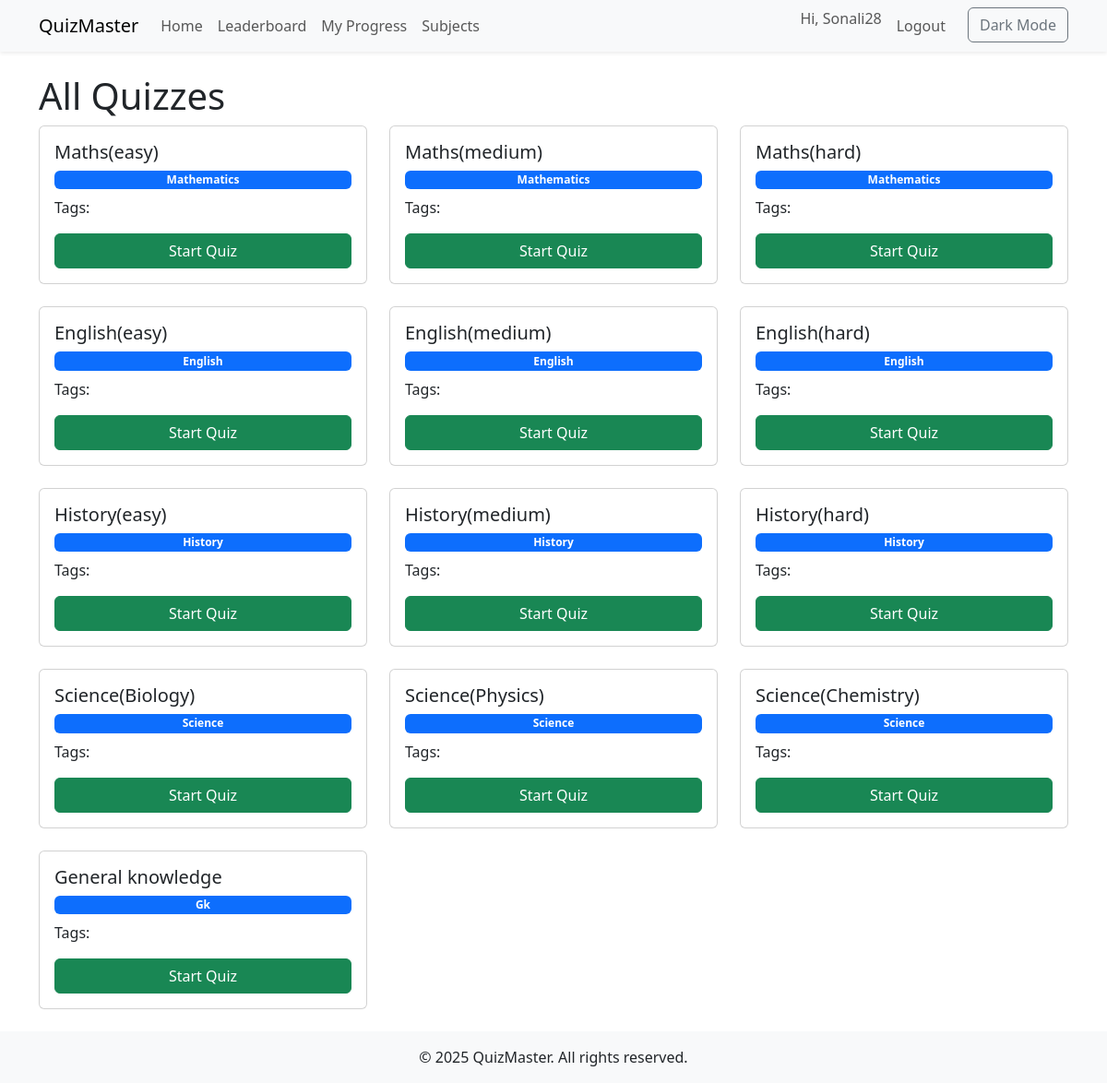
The app's page / (signed in) with its own data.
### quiz/models.py (models this page shows, shortened)
class Quiz(models.Model):
    title = models.CharField(max_length=200)
    category = models.ForeignKey(Category, on_delete=models.CASCADE)
    tags = models.ManyToManyField(Tag, blank=True)
    duration = models.PositiveIntegerField(help_text="Duration in minutes", default=5)

class Category(models.Model):
    name = models.CharField(max_length=100)

### quiz/views.py (the view)
# urls.py: path('', views.quiz_list, name='quiz_list'),
@login_required
def quiz_list(request):
    quizzes = Quiz.objects.select_related('category').prefetch_related('tags').all()
    return render(request, 'quiz/quiz_list.html', {'quizzes': quizzes})

### templates/quiz/quiz_list.html (shortened to what this page needs)
{% extends 'base.html' %}
{% block content %}
  {% if current_category %}
    <h1>Quizzes in {{ current_category.name }}</h1>
    <a href="{% url 'subject_list' %}" class="btn btn-link">&larr; Back to Subjects</a>
  {% else %}
    <h1>All Quizzes</h1>
  {% endif %}
  <div class="row g-4">
    {% for quiz in quizzes %}
      <div class="col-md-4">
        <div class="card h-100">
          <div class="card-body d-flex flex-column">
            <h5 class="card-title">{{ quiz.title }}</h5>
            <p class="badge bg-primary mb-2">{{ quiz.category.name }}</p>
            <p class="flex-fill">
              Tags:
            </p>
            <a href="{% url 'take_quiz' quiz.id %}" class="btn btn-success mt-auto">Start Quiz</a>
          </div>
        </div>
      </div>
    {% empty %}
      <p>No quizzes available.</p>
    {% endfor %}
  </div>
{% endblock %}

### templates/base.html (shortened to what this page needs)
<!DOCTYPE html>
<html lang="en">
<head>
  <link href="https://cdn.jsdelivr.net/npm/bootstrap@5.3.0/dist/css/bootstrap.min.css" rel="stylesheet">
</head>
<body class="d-flex flex-column min-vh-100">
  <nav class="navbar navbar-expand-lg navbar-light bg-light shadow-sm">
    <div class="container">
      <a class="navbar-brand" href="{ % url 'quiz_list' % }">QuizMaster</a>
      <div class="collapse navbar-collapse" id="navMenu">
        <ul class="navbar-nav me-auto mb-2 mb-lg-0">
          <li class="nav-item"><a class="nav-link" href="{% url 'quiz_list' %}">Home</a></li>
          <li class="nav-item"><a class="nav-link" href="{% url 'leaderboard' %}">Leaderboard</a></li>
          <li class="nav-item"><a class="nav-link" href="{% url 'user_progress' %}">My Progress</a></li>
          <li class="nav-item">
            <a class="nav-link" href="{% url 'subject_list' %}">Subjects</a>
          </li>
        </ul>
        <ul class="navbar-nav ms-auto">
          {% if user.is_authenticated %}
            <li class="nav-item"><span class="navbar-text me-2">Hi, {{ user.username }}</span></li>
            <li class="nav-item"><a class="nav-link" href="/logout/">Logout</a></li>
          {% else %}
            <li class="nav-item"><a class="nav-link" href="/login/">Login</a></li>
            <li class="nav-item"><a class="nav-link" href="/register/">Register</a></li>
          {% endif %}
          <li class="nav-item"><button class="btn btn-outline-secondary ms-3" onclick="toggleDarkMode()">Dark Mode</button></li>
        </ul>
      </div>
    </div>
  </nav>
  <main class="container flex-fill py-4">
    {% block content %}{% endblock %}
  </main>
  <footer class="bg-light text-center py-3 mt-auto">
    <div class="container">&copy; 2025 QuizMaster. All rights reserved.</div>
  </footer>
</body>
</html>

### records on screen
Quiz: title "Maths(easy)", category.name "Mathematics"
Quiz: title "Maths(medium)", category.name "Mathematics"
Quiz: title "Maths(hard)", category.name "Mathematics"
Quiz: title "English(easy)", category.name "English"
Quiz: title "English(medium)", category.name "English"
Quiz: title "English(hard)", category.name "English"
Quiz: title "History(easy)", category.name "History"
Quiz: title "History(medium)", category.name "History"
Quiz: title "History(hard)", category.name "History"
Quiz: title "Science(Biology)", category.name "Science"
Quiz: title "Science(Physics)", category.name "Science"
Quiz: title "Science(Chemistry)", category.name "Science"
Quiz: title "General knowledge", category.name "Gk"

### other values on screen
{{ user.username }} "Sonali28"
